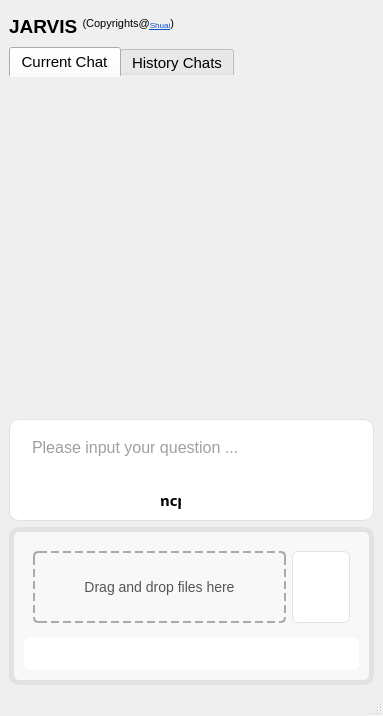
<?xml version="1.0" encoding="UTF-8"?>
<ui version="4.0">
 <class>MainWindow</class>
 <widget class="QMainWindow" name="MainWindow">
  <property name="geometry">
   <rect>
    <x>0</x>
    <y>0</y>
    <width>383</width>
    <height>716</height>
   </rect>
  </property>
  <property name="sizePolicy">
   <sizepolicy hsizetype="Expanding" vsizetype="Preferred">
    <horstretch>0</horstretch>
    <verstretch>0</verstretch>
   </sizepolicy>
  </property>
  <property name="windowTitle">
   <string>JARVIS</string>
  </property>
  <property name="windowIcon">
   <iconset theme="applications-science"/>
  </property>
  <property name="styleSheet">
   <string notr="true">/* 基本样式 */
QMainWindow, QWidget {
    background-color: #f5f5f7;
    border: none;
    border-radius: 10px;
}


QScrollArea {
background-color: #f8f8f8;
border-radius: 10px;
border: 1px solid #d0d0d0;
padding: 6px, 8px;
}

QScrollArea &gt; QWidget {
    background-color: #f8f8f8;
    border-radius: 10px;
}

QScrollArea &gt; QWidget &gt; QWidget {
    background-color: #f8f8f8;
    border-radius: 10px;
}

QScrollArea &gt; .QWidget &gt; * {
    background-color: #f8f8f8;
}


/* 按钮样式 */
QPushButton {
    background-color: #ffffff;
    color: #404040;
    border: 1px solid #e2e2e2;
    border-radius: 6px;
    padding: 4px 12px;
    min-height: 24px;
}

QPushButton:hover {
    background-color: #f9f9f9;
    border-color: #d5d5d5;
}

QPushButton:pressed {
    background-color: #f0f0f0;
}

/* 删除按钮样式 */
QPushButton#deleteButton, QPushButton[objectName*=&quot;delete&quot;], QPushButton[objectName*=&quot;remove&quot;] {
    color: #e95c63;
}

QPushButton#deleteButton:hover, QPushButton[objectName*=&quot;delete&quot;]:hover, QPushButton[objectName*=&quot;remove&quot;]:hover {
    background-color: #fff8f8;
    color: #d64550;
}

/* 文本框样式 */
QTextEdit, QLineEdit {
    background-color: #ffffff;
    color: #404040;
    border: 1px solid #e2e2e2;
    border-radius: 6px;
    padding: 4px 8px;
}

/* 下拉框样式 */
QComboBox {
    background-color: #ffffff;
    color: #404040;
    border: 1px solid #e2e2e2;
    border-radius: 6px;
    padding: 4px 8px;
    min-height: 24px;
}

QComboBox::drop-down {
    subcontrol-origin: padding;
    subcontrol-position: center right;
    width: 20px;
    border-left: none;
}

QComboBox::down-arrow {
    width: 8px;
    height: 8px;
    border-top: 5px solid #a0a0a0;
    border-right: 4px solid transparent;
    border-left: 4px solid transparent;
}

/* 菜单样式 */
QMenuBar {
    background-color: #f5f5f7;
    border-bottom: 1px solid #e8e8e8;
}

QMenu {
    background-color: #ffffff;
    border: 1px solid #e8e8e8;
    border-radius: 6px;
}

/* 滚动条样式 */
QScrollBar:vertical, QScrollBar:horizontal {
    background: #f5f5f7;
    width: 8px;
    height: 8px;
}

QScrollBar::handle:vertical, QScrollBar::handle:horizontal {
    background: #d0d0d0;
    border-radius: 4px;
}

QScrollBar::add-line, QScrollBar::sub-line {
    height: 0px;
    width: 0px;
}

/* 标签页样式 */
QTabWidget::pane {
    border: 1px solid #e2e2e2;
    background-color: #ffffff;
    border-radius: 6px;
}

QTabBar::tab {
    background-color: #f0f0f2;
    color: #707070;
    padding: 6px 12px;
    border: 1px solid #e8e8e8;
    border-bottom: none;
    border-top-left-radius: 6px;
    border-top-right-radius: 6px;
}

QTabBar::tab:selected {
    background-color: #ffffff;
    color: #404040;
}

/* 复选框和单选按钮 */
QCheckBox::indicator, QRadioButton::indicator {
    border: 1px solid #d0d0d0;
    background-color: #ffffff;
}

QCheckBox::indicator {
    border-radius: 3px;
    width: 16px;
    height: 16px;
}

QRadioButton::indicator {
    border-radius: 8px;
    width: 16px;
    height: 16px;
}

QCheckBox::indicator:checked {
    background-color: #6495ed;
    border-color: #6495ed;
}

QRadioButton::indicator:checked {
    border: 4px solid #6495ed;
}</string>
  </property>
  <widget class="QWidget" name="centralwidget">
   <layout class="QVBoxLayout" name="verticalLayout_7">
    <item>
     <layout class="QHBoxLayout" name="horizontalLayout_3">
      <item>
       <widget class="QLabel" name="label">
        <property name="sizePolicy">
         <sizepolicy hsizetype="Preferred" vsizetype="Fixed">
          <horstretch>0</horstretch>
          <verstretch>10</verstretch>
         </sizepolicy>
        </property>
        <property name="minimumSize">
         <size>
          <width>0</width>
          <height>20</height>
         </size>
        </property>
        <property name="maximumSize">
         <size>
          <width>16777215</width>
          <height>20</height>
         </size>
        </property>
        <property name="styleSheet">
         <string notr="true">QLabel {
           /* color: white;*/
        }</string>
        </property>
        <property name="text">
         <string>&lt;html&gt;&lt;head/&gt;&lt;body&gt;&lt;p&gt;&lt;img src=&quot;:/yinhexi.ico&quot; width=&quot;24&quot; height=&quot;24&quot; style=&quot;vertical-align: top;&quot;/&gt;&lt;span style=&quot; font-size:14pt; font-weight:700;&quot;&gt;JARVIS &lt;/span&gt;&lt;span style=&quot; font-size:12pt; vertical-align:super;&quot;&gt;(Copyrights@&lt;/span&gt;&lt;a href=&quot;https://www.polyu.edu.hk/bre/people/academic-staff/dr-shuai-han/&quot;&gt;&lt;span style=&quot; text-decoration: underline; color:#094fd1; vertical-align:super;&quot;&gt;Shuai&lt;/span&gt;&lt;/a&gt;&lt;a href=&quot;https://www.polyu.edu.hk/bre/people/academic-staff/dr-shuai-han/&quot;&gt;&lt;span style=&quot; text-decoration: underline; color:#094fd1;&quot;/&gt;&lt;/a&gt;&lt;span style=&quot; font-size:12pt; vertical-align:super;&quot;&gt;) &lt;/span&gt;&lt;/p&gt;&lt;/body&gt;&lt;/html&gt;</string>
        </property>
        <property name="textFormat">
         <enum>Qt::TextFormat::MarkdownText</enum>
        </property>
       </widget>
      </item>
      <item>
       <widget class="QPushButton" name="pushButton_close">
        <property name="sizePolicy">
         <sizepolicy hsizetype="Fixed" vsizetype="Fixed">
          <horstretch>5</horstretch>
          <verstretch>10</verstretch>
         </sizepolicy>
        </property>
        <property name="minimumSize">
         <size>
          <width>34</width>
          <height>32</height>
         </size>
        </property>
        <property name="maximumSize">
         <size>
          <width>34</width>
          <height>16777215</height>
         </size>
        </property>
        <property name="styleSheet">
         <string notr="true">QPushButton {
    background-color: transparent;
    color: #808080;  /* 中灰色文字，简约风格 */
    border: none;
    text-align: center;    
    width: 10px;
    min-width: 10px;
    max-width: 10px;
}

QPushButton:hover {
    background-color: rgba(128, 128, 128, 0.1);  /* 鼠标悬停时显示淡灰色背景 */
    color: #4d4d4d;  /* 鼠标悬停时文字变为深灰色 */
}

QPushButton:pressed {
    background-color: rgba(128, 128, 128, 0.2);  /* 按下时背景颜色更深的灰色 */
}</string>
        </property>
        <property name="text">
         <string/>
        </property>
        <property name="icon">
         <iconset theme="application-exit"/>
        </property>
       </widget>
      </item>
     </layout>
    </item>
    <item>
     <layout class="QVBoxLayout" name="verticalLayout">
      <property name="spacing">
       <number>10</number>
      </property>
      <item>
       <widget class="QTabWidget" name="tabWidget">
        <property name="font">
         <font>
          <family>Arial</family>
          <pointsize>11</pointsize>
         </font>
        </property>
        <property name="contextMenuPolicy">
         <enum>Qt::ContextMenuPolicy::NoContextMenu</enum>
        </property>
        <property name="layoutDirection">
         <enum>Qt::LayoutDirection::LeftToRight</enum>
        </property>
        <property name="styleSheet">
         <string notr="true">QTabWidget::pane {
        border: 0px;
        margin: 0px;
        padding: 0px;
border-radius: 5px;
    }</string>
        </property>
        <property name="tabPosition">
         <enum>QTabWidget::TabPosition::North</enum>
        </property>
        <property name="tabShape">
         <enum>QTabWidget::TabShape::Rounded</enum>
        </property>
        <property name="currentIndex">
         <number>0</number>
        </property>
        <property name="usesScrollButtons">
         <bool>true</bool>
        </property>
        <property name="tabBarAutoHide">
         <bool>false</bool>
        </property>
        <widget class="QWidget" name="tab_current_conversation">
         <attribute name="icon">
          <iconset theme="user-available"/>
         </attribute>
         <attribute name="title">
          <string>Current Chat</string>
         </attribute>
         <layout class="QVBoxLayout" name="verticalLayout_2">
          <property name="leftMargin">
           <number>0</number>
          </property>
          <property name="topMargin">
           <number>0</number>
          </property>
          <property name="rightMargin">
           <number>0</number>
          </property>
          <property name="bottomMargin">
           <number>0</number>
          </property>
          <item>
           <widget class="QScrollArea" name="scrollArea">
            <property name="autoFillBackground">
             <bool>true</bool>
            </property>
            <property name="styleSheet">
             <string notr="true">QPlainTextEdit {
    background-color: #ffffff;
    color: #404040;
    border-radius: 5px;
    padding: 2px 6px;
}</string>
            </property>
            <property name="frameShape">
             <enum>QFrame::Shape::NoFrame</enum>
            </property>
            <property name="widgetResizable">
             <bool>true</bool>
            </property>
            <widget class="QWidget" name="scrollAreaWidgetContents">
             <property name="geometry">
              <rect>
               <x>0</x>
               <y>0</y>
               <width>339</width>
               <height>228</height>
              </rect>
             </property>
            </widget>
           </widget>
          </item>
         </layout>
        </widget>
        <widget class="QWidget" name="tab_history_conversation">
         <attribute name="icon">
          <iconset theme="user-away"/>
         </attribute>
         <attribute name="title">
          <string>History Chats</string>
         </attribute>
         <layout class="QVBoxLayout" name="verticalLayout_4">
          <property name="leftMargin">
           <number>0</number>
          </property>
          <property name="topMargin">
           <number>0</number>
          </property>
          <property name="rightMargin">
           <number>0</number>
          </property>
          <property name="bottomMargin">
           <number>0</number>
          </property>
          <item>
           <layout class="QVBoxLayout" name="verticalLayout_3">
            <property name="spacing">
             <number>2</number>
            </property>
            <item>
             <widget class="QListView" name="listView_history">
              <property name="styleSheet">
               <string notr="true">QListView {
    background-color: #f8f9fa;
    border: 1px solid #e0e0e0;
    border-radius: 8px;
    padding: 5px;
    font-family: 'Microsoft YaHei', 'Segoe UI', Arial, sans-serif;
    font-size: 14px;
}

QListView::item {
    border-bottom: 1px solid #eeeeee;
    padding: 8px;
    margin: 2px 0px;
    border-radius: 4px;
}

QListView::item:selected {
    background-color: #e7f3ff;
    color: #0078d7;
    border-bottom: 2px solid #0078d7;
}

QListView::item:hover {
    background-color: #f0f0f0;
}

/* 滚动条样式 */
QScrollBar:vertical {
    border: none;
    background: #f0f0f0;
    width: 8px;
    margin: 0px 0px 0px 0px;
    border-radius: 4px;
}

QScrollBar::handle:vertical {
    background: #c0c0c0;
    min-height: 20px;
    border-radius: 4px;
}

QScrollBar::handle:vertical:hover {
    background: #a0a0a0;
}

QScrollBar::add-line:vertical, QScrollBar::sub-line:vertical {
    height: 0px;
}

QScrollBar::add-page:vertical, QScrollBar::sub-page:vertical {
    background: none;
}</string>
              </property>
              <property name="editTriggers">
               <set>QAbstractItemView::EditTrigger::NoEditTriggers</set>
              </property>
              <property name="viewMode">
               <enum>QListView::ViewMode::ListMode</enum>
              </property>
             </widget>
            </item>
            <item>
             <layout class="QHBoxLayout" name="horizontalLayout_10">
              <property name="spacing">
               <number>5</number>
              </property>
              <item>
               <widget class="QPushButton" name="pushButton_select_all_historical_conversation">
                <property name="text">
                 <string/>
                </property>
                <property name="icon">
                 <iconset theme="format-justify-fill"/>
                </property>
               </widget>
              </item>
              <item>
               <widget class="QPushButton" name="pushButton_clear_history">
                <property name="styleSheet">
                 <string notr="true">QPushButton#deleteButton, QPushButton[objectName*=&quot;delete&quot;], QPushButton[objectName*=&quot;remove&quot;] {
    background-color: #ffffff;
    color: #e95c63;
    border: 1px solid #e2e2e2;
    border-radius: 8px;
    padding: 8px 20px;
    font-weight: 500;
    font-family: &quot;SF Pro Display&quot;, -apple-system, BlinkMacSystemFont, sans-serif;
    font-size: 13px;
    min-height: 34px;
    min-width: 90px;
    box-shadow: 0 1px 3px rgba(0, 0, 0, 0.08);
}

QPushButton#deleteButton:hover, QPushButton[objectName*=&quot;delete&quot;]:hover, QPushButton[objectName*=&quot;remove&quot;]:hover {
    background-color: #fff8f8;
    border-color: #f0d0d0;
    color: #d64550;
}

QPushButton#deleteButton:pressed, QPushButton[objectName*=&quot;delete&quot;]:pressed, QPushButton[objectName*=&quot;remove&quot;]:pressed {
    background-color: #fff0f0;
    box-shadow: 0 1px 2px rgba(0, 0, 0, 0.04);
}</string>
                </property>
                <property name="text">
                 <string/>
                </property>
                <property name="icon">
                 <iconset theme="user-trash"/>
                </property>
               </widget>
              </item>
             </layout>
            </item>
            <item>
             <widget class="QFrame" name="frame">
              <property name="frameShape">
               <enum>QFrame::Shape::NoFrame</enum>
              </property>
              <property name="frameShadow">
               <enum>QFrame::Shadow::Raised</enum>
              </property>
              <layout class="QHBoxLayout" name="horizontalLayout_6">
               <property name="leftMargin">
                <number>0</number>
               </property>
               <property name="topMargin">
                <number>0</number>
               </property>
               <property name="rightMargin">
                <number>0</number>
               </property>
               <property name="bottomMargin">
                <number>0</number>
               </property>
              </layout>
             </widget>
            </item>
           </layout>
          </item>
         </layout>
        </widget>
       </widget>
      </item>
     </layout>
    </item>
    <item>
     <widget class="QFrame" name="frame_2">
      <property name="styleSheet">
       <string notr="true">QFrame{
background-color: #ffffff;
    color: #404040;
    border: 1px solid #e2e2e2;
border-radius: 10px;
}

/* 极简版本 - 只设置按钮和输入框样式 */
QPushButton {
    background-color: #ffffff;
    border: 0px solid #e2e2e2;
    border-radius: 6px;
    padding: 3px 5px;
}

/* 删除按钮 */
QPushButton#sendButton, QPushButton[objectName*=&quot;pushButton_send_question&quot;] {
    color: #e95c63;
}

/* 光标悬停效果 */
QPushButton:hover, QComboBox:hover {
    border-color: #e2e2e2;
	background-color: #f5f5f5;  /* 添加背景色变化 */
}</string>
      </property>
      <property name="frameShape">
       <enum>QFrame::Shape::StyledPanel</enum>
      </property>
      <property name="frameShadow">
       <enum>QFrame::Shadow::Raised</enum>
      </property>
      <layout class="QVBoxLayout" name="verticalLayout_10">
       <property name="spacing">
        <number>0</number>
       </property>
       <property name="leftMargin">
        <number>5</number>
       </property>
       <property name="topMargin">
        <number>5</number>
       </property>
       <property name="rightMargin">
        <number>5</number>
       </property>
       <property name="bottomMargin">
        <number>5</number>
       </property>
       <item>
        <layout class="QHBoxLayout" name="horizontalLayout_4">
         <property name="leftMargin">
          <number>5</number>
         </property>
         <property name="topMargin">
          <number>5</number>
         </property>
         <property name="rightMargin">
          <number>5</number>
         </property>
         <property name="bottomMargin">
          <number>5</number>
         </property>
         <item>
          <widget class="QPlainTextEdit" name="plainTextEdit_ask">
           <property name="sizePolicy">
            <sizepolicy hsizetype="Expanding" vsizetype="Fixed">
             <horstretch>0</horstretch>
             <verstretch>0</verstretch>
            </sizepolicy>
           </property>
           <property name="maximumSize">
            <size>
             <width>16777215</width>
             <height>50</height>
            </size>
           </property>
           <property name="font">
            <font>
             <family>Arial</family>
             <pointsize>12</pointsize>
            </font>
           </property>
           <property name="styleSheet">
            <string notr="true">
QPlainTextEdit {
    background-color: #ffffff;
    color: #404040;
    border: 0px solid #e2e2e2;
    border-radius: 6px;
padding: 4px 8px;
}</string>
           </property>
           <property name="frameShape">
            <enum>QFrame::Shape::Panel</enum>
           </property>
           <property name="frameShadow">
            <enum>QFrame::Shadow::Raised</enum>
           </property>
           <property name="placeholderText">
            <string>Please input your question ...</string>
           </property>
          </widget>
         </item>
        </layout>
       </item>
       <item>
        <layout class="QHBoxLayout" name="horizontalLayout">
         <property name="spacing">
          <number>5</number>
         </property>
         <item>
          <widget class="QPushButton" name="pushButton_new_conversation">
           <property name="maximumSize">
            <size>
             <width>16777215</width>
             <height>43</height>
            </size>
           </property>
           <property name="text">
            <string/>
           </property>
           <property name="icon">
            <iconset theme="list-add"/>
           </property>
          </widget>
         </item>
         <item>
          <widget class="QPushButton" name="pushButton_upload_file">
           <property name="maximumSize">
            <size>
             <width>16777215</width>
             <height>43</height>
            </size>
           </property>
           <property name="text">
            <string/>
           </property>
           <property name="icon">
            <iconset theme="mail-attachment"/>
           </property>
          </widget>
         </item>
         <item>
          <widget class="QPushButton" name="pushButton_model">
           <property name="maximumSize">
            <size>
             <width>16777215</width>
             <height>43</height>
            </size>
           </property>
           <property name="text">
            <string/>
           </property>
           <property name="icon">
            <iconset theme="emblem-system"/>
           </property>
          </widget>
         </item>
         <item>
          <widget class="QPushButton" name="pushButton_mcp">
           <property name="sizePolicy">
            <sizepolicy hsizetype="Minimum" vsizetype="Fixed">
             <horstretch>0</horstretch>
             <verstretch>0</verstretch>
            </sizepolicy>
           </property>
           <property name="maximumSize">
            <size>
             <width>30</width>
             <height>16777215</height>
            </size>
           </property>
           <property name="font">
            <font>
             <family>Optima</family>
             <pointsize>11</pointsize>
             <bold>true</bold>
            </font>
           </property>
           <property name="text">
            <string>mcp</string>
           </property>
          </widget>
         </item>
         <item>
          <widget class="QPushButton" name="pushButton_settings">
           <property name="maximumSize">
            <size>
             <width>16777215</width>
             <height>43</height>
            </size>
           </property>
           <property name="text">
            <string/>
           </property>
           <property name="icon">
            <iconset theme="go-home"/>
           </property>
          </widget>
         </item>
         <item>
          <spacer name="horizontalSpacer_3">
           <property name="orientation">
            <enum>Qt::Orientation::Horizontal</enum>
           </property>
           <property name="sizeHint" stdset="0">
            <size>
             <width>40</width>
             <height>20</height>
            </size>
           </property>
          </spacer>
         </item>
         <item>
          <widget class="QPushButton" name="pushButton">
           <property name="text">
            <string/>
           </property>
           <property name="icon">
            <iconset theme="audio-input-microphone"/>
           </property>
          </widget>
         </item>
         <item>
          <widget class="QPushButton" name="pushButton_send_question">
           <property name="sizePolicy">
            <sizepolicy hsizetype="Fixed" vsizetype="Fixed">
             <horstretch>0</horstretch>
             <verstretch>0</verstretch>
            </sizepolicy>
           </property>
           <property name="minimumSize">
            <size>
             <width>0</width>
             <height>30</height>
            </size>
           </property>
           <property name="maximumSize">
            <size>
             <width>67</width>
             <height>50</height>
            </size>
           </property>
           <property name="styleSheet">
            <string notr="true"/>
           </property>
           <property name="text">
            <string notr="true"/>
           </property>
           <property name="icon">
            <iconset theme="document-send"/>
           </property>
          </widget>
         </item>
        </layout>
       </item>
      </layout>
     </widget>
    </item>
    <item>
     <widget class="QStackedWidget" name="stackedWidget_setting">
      <property name="styleSheet">
       <string notr="true">QStackedWidget {
    background-color: #f8f8f8;
    border: 5px solid #e2e2e2;
    border-radius: 10px;
    padding: 1px;
    box-shadow: 0 2px 4px rgba(0, 0, 0, 0.05);
}

/* QStackedWidget中包含的控件样式 */
QStackedWidget QLabel {
    color: #404040;
    font-size: 12px;
    background-color: transparent;
}

QStackedWidget QPushButton {
    background-color: #ffffff;
    color: #404040;
    border: 1px solid #e2e2e2;
    border-radius: 6px;
    padding: 4px 12px;
    min-height: 24px;
}

QStackedWidget QPushButton:hover {
    background-color: #f9f9f9;
    border-color: #d5d5d5;
}

QStackedWidget QPushButton:pressed {
    background-color: #f0f0f0;
}

QStackedWidget QPushButton[objectName*=&quot;delete&quot;], QStackedWidget QPushButton[objectName*=&quot;remove&quot;] {
    color: #e95c63;
}

QStackedWidget QPushButton[objectName*=&quot;delete&quot;]:hover, QStackedWidget QPushButton[objectName*=&quot;remove&quot;]:hover {
    background-color: #fff8f8;
    color: #d64550;
}

QStackedWidget QSlider::handle {
    background-color: #6495ed;
    border-radius: 7px;
    width: 14px;
    height: 14px;
    margin: -4px 0;
}

QStackedWidget QSlider::groove:horizontal {
    height: 6px;
    background-color: #e2e2e2;
    border-radius: 3px;
}

QStackedWidget QLineEdit {
    background-color: #ffffff;
    color: #404040;
    border: 1px solid #e2e2e2;
    border-radius: 6px;
    padding: 4px 8px;
}

QStackedWidget QCheckBox {
    spacing: 5px;
}

QStackedWidget QCheckBox::indicator {
    border: 1px solid #d0d0d0;
    background-color: #ffffff;
    border-radius: 3px;
    width: 16px;
    height: 16px;
}

QStackedWidget QCheckBox::indicator:checked {
    background-color: #6495ed;
    border-color: #6495ed;
}

QStackedWidget QComboBox {
    background-color: #ffffff;
    color: #404040;
    border: 1px solid #e2e2e2;
    border-radius: 6px;
    padding: 4px 8px;
    min-height: 24px;
}

QStackedWidget QComboBox::drop-down {
    subcontrol-origin: padding;
    subcontrol-position: center right;
    width: 20px;
    border-left: none;
}

QStackedWidget QComboBox::down-arrow {
    width: 8px;
    height: 8px;
    border-top: 5px solid #a0a0a0;
    border-right: 4px solid transparent;
    border-left: 4px solid transparent;
}

QStackedWidget QScrollBar:vertical, QStackedWidget QScrollBar:horizontal {
    background: #f5f5f7;
    width: 8px;
    height: 8px;
}

QStackedWidget QScrollBar::handle:vertical, QStackedWidget QScrollBar::handle:horizontal {
    background: #d0d0d0;
    border-radius: 4px;
}

QStackedWidget QScrollBar::add-line, QStackedWidget QScrollBar::sub-line {
    height: 0px;
    width: 0px;
}</string>
      </property>
      <property name="frameShape">
       <enum>QFrame::Shape::HLine</enum>
      </property>
      <property name="currentIndex">
       <number>1</number>
      </property>
      <widget class="QWidget" name="page">
       <layout class="QVBoxLayout" name="verticalLayout_5">
        <item>
         <layout class="QGridLayout" name="gridLayout">
          <item row="0" column="2">
           <widget class="QLineEdit" name="lineEdit_username">
            <property name="font">
             <font>
              <family>Arial</family>
              <pointsize>12</pointsize>
             </font>
            </property>
            <property name="text">
             <string>ME</string>
            </property>
            <property name="alignment">
             <set>Qt::AlignmentFlag::AlignCenter</set>
            </property>
           </widget>
          </item>
          <item row="0" column="0">
           <widget class="QLabel" name="label_4">
            <property name="text">
             <string>Username:</string>
            </property>
            <property name="alignment">
             <set>Qt::AlignmentFlag::AlignRight|Qt::AlignmentFlag::AlignTrailing|Qt::AlignmentFlag::AlignVCenter</set>
            </property>
           </widget>
          </item>
          <item row="1" column="0">
           <widget class="QLabel" name="label_5">
            <property name="text">
             <string>AI:</string>
            </property>
            <property name="alignment">
             <set>Qt::AlignmentFlag::AlignRight|Qt::AlignmentFlag::AlignTrailing|Qt::AlignmentFlag::AlignVCenter</set>
            </property>
           </widget>
          </item>
          <item row="1" column="2">
           <widget class="QLineEdit" name="lineEdit_AI_name">
            <property name="font">
             <font>
              <family>Arial</family>
              <pointsize>12</pointsize>
             </font>
            </property>
            <property name="text">
             <string>JARVIS</string>
            </property>
            <property name="alignment">
             <set>Qt::AlignmentFlag::AlignCenter</set>
            </property>
           </widget>
          </item>
         </layout>
        </item>
        <item>
         <spacer name="verticalSpacer">
          <property name="orientation">
           <enum>Qt::Orientation::Vertical</enum>
          </property>
          <property name="sizeHint" stdset="0">
           <size>
            <width>20</width>
            <height>40</height>
           </size>
          </property>
         </spacer>
        </item>
        <item>
         <widget class="QPushButton" name="pushButton_hide_panel_2">
          <property name="styleSheet">
           <string notr="true">QPushButton {
    border: none;
}</string>
          </property>
          <property name="text">
           <string/>
          </property>
          <property name="icon">
           <iconset theme="go-down"/>
          </property>
         </widget>
        </item>
       </layout>
      </widget>
      <widget class="QWidget" name="page_3">
       <layout class="QVBoxLayout" name="verticalLayout_9">
        <item>
         <widget class="QWidget" name="widget_upload_file" native="true">
          <property name="sizePolicy">
           <sizepolicy hsizetype="Preferred" vsizetype="Expanding">
            <horstretch>0</horstretch>
            <verstretch>100</verstretch>
           </sizepolicy>
          </property>
          <property name="acceptDrops">
           <bool>true</bool>
          </property>
          <layout class="QHBoxLayout" name="horizontalLayout_5">
           <item>
            <widget class="QLabel" name="label_upload_file">
             <property name="font">
              <font>
               <family>Arial</family>
               <pointsize>-1</pointsize>
              </font>
             </property>
             <property name="styleSheet">
              <string notr="true">QLabel {
                border: 2px dashed #aaa;
                border-radius: 5px;
                padding: 20px;
                background-color: #f8f8f8;
                font-size: 14px;
                color: #555;
            }</string>
             </property>
             <property name="text">
              <string>Drag and drop files here</string>
             </property>
             <property name="alignment">
              <set>Qt::AlignmentFlag::AlignCenter</set>
             </property>
             <property name="wordWrap">
              <bool>true</bool>
             </property>
            </widget>
           </item>
           <item>
            <widget class="QPushButton" name="pushButton_remove_attachment">
             <property name="sizePolicy">
              <sizepolicy hsizetype="Fixed" vsizetype="Expanding">
               <horstretch>0</horstretch>
               <verstretch>0</verstretch>
              </sizepolicy>
             </property>
             <property name="text">
              <string/>
             </property>
             <property name="icon">
              <iconset theme="user-trash"/>
             </property>
            </widget>
           </item>
          </layout>
         </widget>
        </item>
        <item>
         <layout class="QHBoxLayout" name="horizontalLayout_2" stretch="0">
          <property name="spacing">
           <number>10</number>
          </property>
          <property name="sizeConstraint">
           <enum>QLayout::SizeConstraint::SetDefaultConstraint</enum>
          </property>
          <item>
           <widget class="QPushButton" name="pushButton_hide_panel_0">
            <property name="sizePolicy">
             <sizepolicy hsizetype="Minimum" vsizetype="Fixed">
              <horstretch>0</horstretch>
              <verstretch>0</verstretch>
             </sizepolicy>
            </property>
            <property name="minimumSize">
             <size>
              <width>0</width>
              <height>32</height>
             </size>
            </property>
            <property name="maximumSize">
             <size>
              <width>16777215</width>
              <height>16777215</height>
             </size>
            </property>
            <property name="styleSheet">
             <string notr="true">QPushButton {
    border: none;
}</string>
            </property>
            <property name="text">
             <string/>
            </property>
            <property name="icon">
             <iconset theme="go-down"/>
            </property>
           </widget>
          </item>
         </layout>
        </item>
       </layout>
      </widget>
      <widget class="QWidget" name="page_2">
       <layout class="QVBoxLayout" name="verticalLayout_8">
        <item>
         <layout class="QHBoxLayout" name="horizontalLayout_7">
          <property name="spacing">
           <number>5</number>
          </property>
          <property name="leftMargin">
           <number>0</number>
          </property>
          <property name="topMargin">
           <number>0</number>
          </property>
          <item>
           <widget class="QLabel" name="label_3">
            <property name="sizePolicy">
             <sizepolicy hsizetype="Fixed" vsizetype="Preferred">
              <horstretch>0</horstretch>
              <verstretch>0</verstretch>
             </sizepolicy>
            </property>
            <property name="minimumSize">
             <size>
              <width>0</width>
              <height>0</height>
             </size>
            </property>
            <property name="text">
             <string>Provider:</string>
            </property>
           </widget>
          </item>
          <item>
           <widget class="QComboBox" name="comboBox_model_provider">
            <property name="font">
             <font>
              <family>Arial</family>
              <pointsize>12</pointsize>
             </font>
            </property>
            <property name="editable">
             <bool>false</bool>
            </property>
            <property name="currentText">
             <string>Please select</string>
            </property>
            <property name="currentIndex">
             <number>0</number>
            </property>
            <property name="frame">
             <bool>true</bool>
            </property>
            <item>
             <property name="text">
              <string>Please select</string>
             </property>
            </item>
            <item>
             <property name="text">
              <string>Deepseek</string>
             </property>
            </item>
            <item>
             <property name="text">
              <string>QWen</string>
             </property>
            </item>
           </widget>
          </item>
          <item>
           <widget class="QLabel" name="label_8">
            <property name="sizePolicy">
             <sizepolicy hsizetype="Fixed" vsizetype="Preferred">
              <horstretch>0</horstretch>
              <verstretch>0</verstretch>
             </sizepolicy>
            </property>
            <property name="text">
             <string>Model:</string>
            </property>
            <property name="alignment">
             <set>Qt::AlignmentFlag::AlignRight|Qt::AlignmentFlag::AlignTrailing|Qt::AlignmentFlag::AlignVCenter</set>
            </property>
           </widget>
          </item>
          <item>
           <widget class="QComboBox" name="comboBox_model_list">
            <property name="editable">
             <bool>false</bool>
            </property>
            <property name="currentText">
             <string/>
            </property>
           </widget>
          </item>
         </layout>
        </item>
        <item>
         <layout class="QGridLayout" name="gridLayout_2">
          <item row="2" column="3">
           <widget class="QLineEdit" name="lineEdit_api_key">
            <property name="styleSheet">
             <string notr="true">QLineEdit {
                color: #333333;
                font-size: 12px;
            }</string>
            </property>
            <property name="text">
             <string></string>
            </property>
            <property name="echoMode">
             <enum>QLineEdit::EchoMode::PasswordEchoOnEdit</enum>
            </property>
           </widget>
          </item>
          <item row="2" column="1">
           <widget class="QLabel" name="label_2">
            <property name="text">
             <string>API-Key:</string>
            </property>
            <property name="alignment">
             <set>Qt::AlignmentFlag::AlignRight|Qt::AlignmentFlag::AlignTrailing|Qt::AlignmentFlag::AlignVCenter</set>
            </property>
           </widget>
          </item>
         </layout>
        </item>
        <item>
         <layout class="QHBoxLayout" name="horizontalLayout_8">
          <item>
           <widget class="QLabel" name="label_7">
            <property name="text">
             <string>Temperature:</string>
            </property>
            <property name="alignment">
             <set>Qt::AlignmentFlag::AlignRight|Qt::AlignmentFlag::AlignTrailing|Qt::AlignmentFlag::AlignVCenter</set>
            </property>
           </widget>
          </item>
          <item>
           <widget class="QSlider" name="horizontalSlider_temperature">
            <property name="value">
             <number>25</number>
            </property>
            <property name="orientation">
             <enum>Qt::Orientation::Horizontal</enum>
            </property>
           </widget>
          </item>
          <item>
           <widget class="QLabel" name="label_6">
            <property name="text">
             <string>Function:</string>
            </property>
            <property name="alignment">
             <set>Qt::AlignmentFlag::AlignRight|Qt::AlignmentFlag::AlignTrailing|Qt::AlignmentFlag::AlignVCenter</set>
            </property>
           </widget>
          </item>
          <item>
           <widget class="QCheckBox" name="checkBox_function">
            <property name="enabled">
             <bool>true</bool>
            </property>
            <property name="text">
             <string/>
            </property>
            <property name="checked">
             <bool>true</bool>
            </property>
           </widget>
          </item>
         </layout>
        </item>
        <item>
         <widget class="QPushButton" name="pushButton_hide_panel_1">
          <property name="styleSheet">
           <string notr="true">QPushButton {
    border: none;
}</string>
          </property>
          <property name="text">
           <string/>
          </property>
          <property name="icon">
           <iconset theme="go-down"/>
          </property>
         </widget>
        </item>
       </layout>
      </widget>
     </widget>
    </item>
   </layout>
  </widget>
  <widget class="QMenuBar" name="menubar">
   <property name="geometry">
    <rect>
     <x>0</x>
     <y>0</y>
     <width>383</width>
     <height>21</height>
    </rect>
   </property>
  </widget>
  <widget class="QStatusBar" name="statusbar"/>
 </widget>
 <resources>
  <include location="resources.qrc"/>
 </resources>
 <connections/>
</ui>
